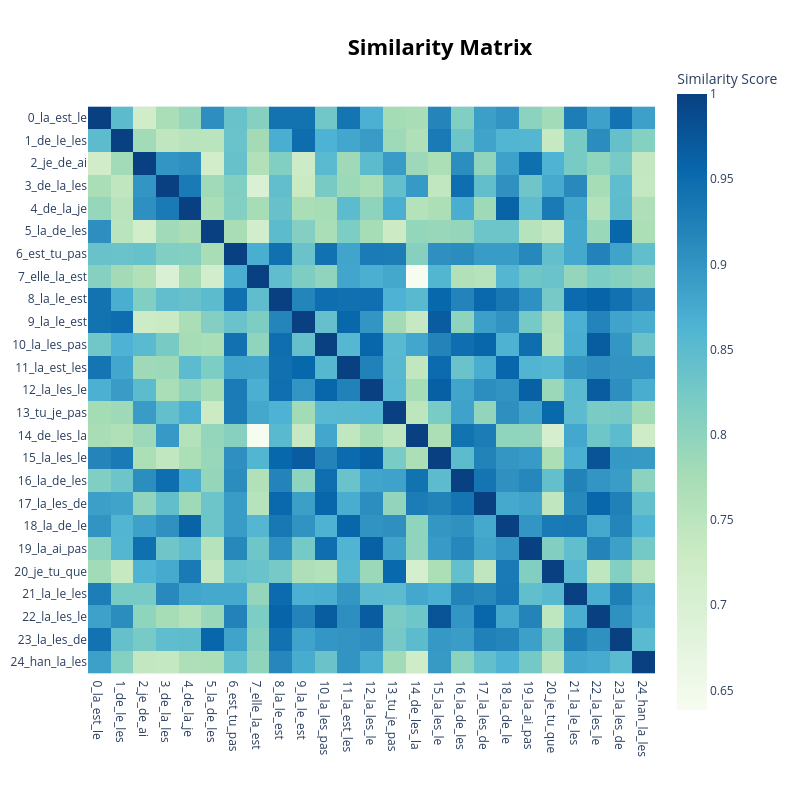

Write notebook code for a chart like this one.
### Code cell
topic_model.visualize_heatmap()

### Figure 1 — Plotly figure (JSON) as saved in the notebook; plotly's stock layout.template omitted (floating-point values rounded to 4 significant figures; data arrays with more than 128 entries replaced by an {"elided": "..."} marker saying what was removed)
{"data": [{"coloraxis": "coloraxis", "hovertemplate": "x: %{x}<br>y: %{y}<br>Similarity Score: %{z}<extra></extra>", "name": "0", "type": "heatmap", "x": ["0_la_est_le", "1_de_le_les", "2_je_de_ai", "3_de_la_les", "4_de_la_je", "5_la_de_les", "6_est_tu_pas", "7_elle_la_est", "8_la_le_est", "9_la_le_est", "10_la_les_pas", "11_la_est_les", "12_la_les_le", "13_tu_je_pas", "14_de_les_la", "15_la_les_le", "16_la_de_les", "17_la_les_de", "18_la_de_le", "19_la_ai_pas", "20_je_tu_que", "21_la_le_les", "22_la_les_le", "23_la_les_de", "24_han_la_les"], "xaxis": "x", "y": ["0_la_est_le", "1_de_le_les", "2_je_de_ai", "3_de_la_les", "4_de_la_je", "5_la_de_les", "6_est_tu_pas", "7_elle_la_est", "8_la_le_est", "9_la_le_est", "10_la_les_pas", "11_la_est_les", "12_la_les_le", "13_tu_je_pas", "14_de_les_la", "15_la_les_le", "16_la_de_les", "17_la_les_de", "18_la_de_le", "19_la_ai_pas", "20_je_tu_que", "21_la_le_les", "22_la_les_le", "23_la_les_de", "24_han_la_les"], "yaxis": "y", "z": {"elided": "25x25 float values"}}], "layout": {"coloraxis": {"colorbar": {"title": {"text": "Similarity Score"}}, "colorscale": [[0, "rgb(247,252,240)"], [0.125, "rgb(224,243,219)"], [0.25, "rgb(204,235,197)"], [0.375, "rgb(168,221,181)"], [0.5, "rgb(123,204,196)"], [0.625, "rgb(78,179,211)"], [0.75, "rgb(43,140,190)"], [0.875, "rgb(8,104,172)"], [1, "rgb(8,64,129)"]]}, "height": 800, "hoverlabel": {"bgcolor": "white", "font": {"family": "Rockwell", "size": 16}}, "legend": {"title": {"text": "Trend"}}, "margin": {"t": 60}, "showlegend": true, "title": {"font": {"color": "Black", "size": 22}, "text": "<b>Similarity Matrix</b>", "x": 0.55, "xanchor": "center", "y": 0.95, "yanchor": "top"}, "width": 800, "xaxis": {"anchor": "y", "constrain": "domain", "domain": [0, 1], "scaleanchor": "y"}, "yaxis": {"anchor": "x", "autorange": "reversed", "constrain": "domain", "domain": [0, 1]}}}
